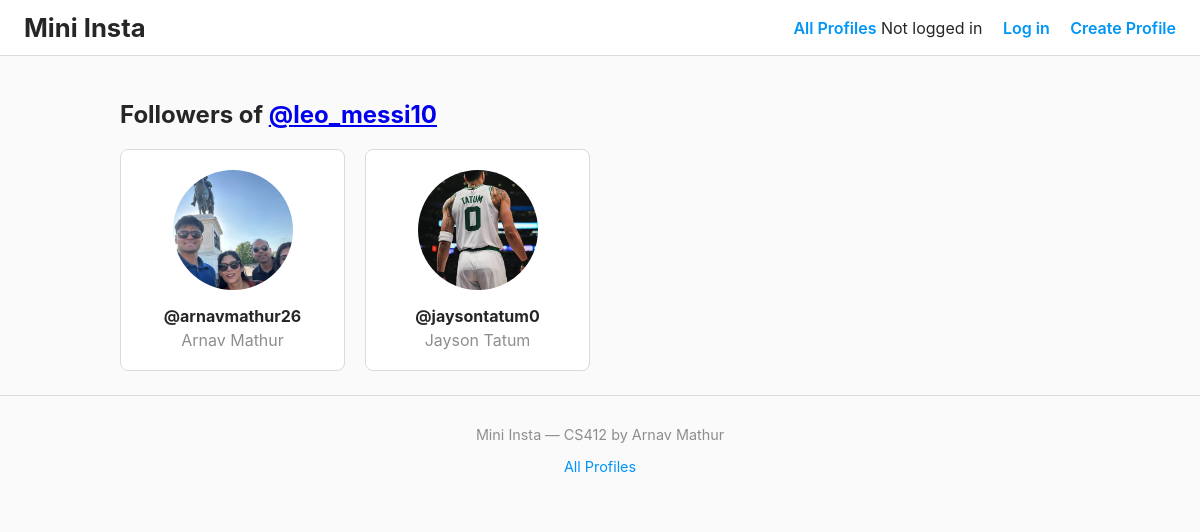
The app's page /mini_insta/profile/2/followers with its own data.
### instagram/models.py (models this page shows, shortened)
class Profile(models.Model):
    username = models.TextField(blank=False)
    display_name = models.TextField(blank=False)
    profile_image_url = models.TextField(blank=False)
    bio_text = models.TextField(blank=False, default='')
    join_date = models.DateTimeField(auto_now=True)
    user = models.ForeignKey(User, on_delete=models.CASCADE)
    def get_followers(self):
        followers = []
        for follow in Follow.objects.filter(profile=self):
            followers.append(follow.follower_profile)
        return followers

### instagram/views.py (the view)
# urls.py: path('profile/<int:pk>/followers', views.ShowFollowersDetailView.as_view(), name="show_followers"),
class ShowFollowersDetailView(DetailView):
   model = Profile
   template_name = "show_followers.html"
   context_object_name = "profile"

### instagram/templates/show_followers.html
{% extends 'base.html' %}
{% load static %}
{% block content %}
<h2>Followers of <a href="{% url 'show_my_profile' profile.pk %}">@{{ profile.username }}</a></h2>
<div class="profile-grid">
    {% for p in profile.get_followers %}
    <div class="profile-card">
        <a href="{% url 'show_my_profile' p.pk %}">
            <img src="{% static p.profile_image_url %}" alt="{{ p.username }}'s profile picture">
        </a>
        <h3>@{{ p.username }}</h3>
        <p><a href="{% url 'show_my_profile' p.pk %}">{{ p.display_name }}</a></p>
    </div>
    {% empty %}
    <p>No followers yet.</p>
    {% endfor %}
</div>
{% endblock %}

### static/instagram.css (style rules this page uses)
body { margin: 0; font-family: -apple-system, BlinkMacSystemFont, "Segoe UI", Helvetica, Arial, sans-serif; background-color: #fafafa; color: #262626; }
.profile-grid { display: grid; grid-template-columns: repeat(auto-fill, minmax(200px, 1fr)); gap: 20px; }
.profile-card { background-color: #ffffff; border: 1px solid #dbdbdb; border-radius: 8px; padding: 20px; text-align: center; }
.profile-card img { width: 120px; height: 120px; border-radius: 50%; object-fit: cover; }
.profile-card h3 { margin: 12px 0 4px; font-size: 1em; }
.profile-card p { margin: 0; color: #8e8e8e; }
.profile-card a { color: inherit; text-decoration: none; }

### records on screen
Profile: username "leo_messi10"
Profile: profile_image_url (picture), username "arnavmathur26", display_name "Arnav Mathur"
Profile: profile_image_url (picture), username "jaysontatum0", display_name "Jayson Tatum"
